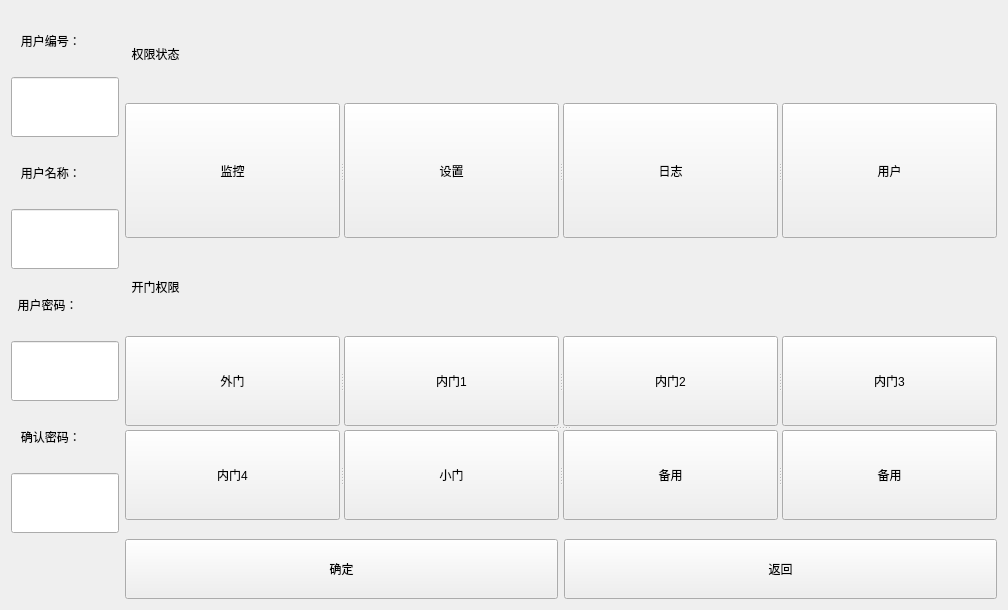
               <widget class="QWidget" name="page_14">
                <layout class="QGridLayout" name="gridLayout_17">
                 <item row="1" column="2">
                  <widget class="QPushButton" name="pushButton_39">
                   <property name="minimumSize">
                    <size>
                     <width>0</width>
                     <height>60</height>
                    </size>
                   </property>
                   <property name="text">
                    <string>返回</string>
                   </property>
                  </widget>
                 </item>
                 <item row="0" column="0">
                  <layout class="QVBoxLayout" name="verticalLayout_4">
                   <item>
                    <widget class="QLabel" name="label_12">
                     <property name="minimumSize">
                      <size>
                       <width>0</width>
                       <height>60</height>
                      </size>
                     </property>
                     <property name="maximumSize">
                      <size>
                       <width>350</width>
                       <height>60</height>
                      </size>
                     </property>
                     <property name="text">
                      <string>   用户编号：</string>
                     </property>
                     <property name="alignment">
                      <set>Qt::AlignLeading|Qt::AlignLeft|Qt::AlignVCenter</set>
                     </property>
                    </widget>
                   </item>
                   <item>
                    <widget class="QLineEdit" name="lineEdit_2">
                     <property name="minimumSize">
                      <size>
                       <width>0</width>
                       <height>60</height>
                      </size>
                     </property>
                     <property name="maximumSize">
                      <size>
                       <width>350</width>
                       <height>60</height>
                      </size>
                     </property>
                    </widget>
                   </item>
                   <item>
                    <widget class="QLabel" name="label_13">
                     <property name="minimumSize">
                      <size>
                       <width>0</width>
                       <height>60</height>
                      </size>
                     </property>
                     <property name="maximumSize">
                      <size>
                       <width>350</width>
                       <height>60</height>
                      </size>
                     </property>
                     <property name="text">
                      <string>   用户名称：</string>
                     </property>
                     <property name="alignment">
                      <set>Qt::AlignLeading|Qt::AlignLeft|Qt::AlignVCenter</set>
                     </property>
                    </widget>
                   </item>
                   <item>
                    <widget class="QLineEdit" name="lineEdit_3">
                     <property name="minimumSize">
                      <size>
                       <width>0</width>
                       <height>60</height>
                      </size>
                     </property>
                     <property name="maximumSize">
                      <size>
                       <width>350</width>
                       <height>60</height>
                      </size>
                     </property>
                    </widget>
                   </item>
                   <item>
                    <widget class="QLabel" name="label_14">
                     <property name="minimumSize">
                      <size>
                       <width>0</width>
                       <height>60</height>
                      </size>
                     </property>
                     <property name="maximumSize">
                      <size>
                       <width>350</width>
                       <height>60</height>
                      </size>
                     </property>
                     <property name="text">
                      <string>  用户密码：</string>
                     </property>
                     <property name="alignment">
                      <set>Qt::AlignLeading|Qt::AlignLeft|Qt::AlignVCenter</set>
                     </property>
                    </widget>
                   </item>
                   <item>
                    <widget class="QLineEdit" name="lineEdit_4">
                     <property name="minimumSize">
                      <size>
                       <width>0</width>
                       <height>60</height>
                      </size>
                     </property>
                     <property name="maximumSize">
                      <size>
                       <width>350</width>
                       <height>60</height>
                      </size>
                     </property>
                     <property name="echoMode">
                      <enum>QLineEdit::Password</enum>
                     </property>
                    </widget>
                   </item>
                   <item>
                    <widget class="QLabel" name="label_15">
                     <property name="minimumSize">
                      <size>
                       <width>0</width>
                       <height>60</height>
                      </size>
                     </property>
                     <property name="maximumSize">
                      <size>
                       <width>350</width>
                       <height>60</height>
                      </size>
                     </property>
                     <property name="text">
                      <string>   确认密码：</string>
                     </property>
                     <property name="alignment">
                      <set>Qt::AlignLeading|Qt::AlignLeft|Qt::AlignVCenter</set>
                     </property>
                    </widget>
                   </item>
                   <item>
                    <widget class="QLineEdit" name="lineEdit_5">
                     <property name="minimumSize">
                      <size>
                       <width>0</width>
                       <height>60</height>
                      </size>
                     </property>
                     <property name="maximumSize">
                      <size>
                       <width>350</width>
                       <height>60</height>
                      </size>
                     </property>
                     <property name="echoMode">
                      <enum>QLineEdit::Password</enum>
                     </property>
                    </widget>
                   </item>
                  </layout>
                 </item>
                 <item row="0" column="1" colspan="2">
                  <layout class="QVBoxLayout" name="verticalLayout_3">
                   <item>
                    <widget class="QLabel" name="label_16">
                     <property name="maximumSize">
                      <size>
                       <width>16777215</width>
                       <height>60</height>
                      </size>
                     </property>
                     <property name="text">
                      <string>  权限状态</string>
                     </property>
                     <property name="alignment">
                      <set>Qt::AlignLeading|Qt::AlignLeft|Qt::AlignVCenter</set>
                     </property>
                    </widget>
                   </item>
                   <item>
                    <widget class="QSplitter" name="splitter_5">
                     <property name="orientation">
                      <enum>Qt::Horizontal</enum>
                     </property>
                     <widget class="QPushButton" name="pushButton_24">
                      <property name="minimumSize">
                       <size>
                        <width>215</width>
                        <height>89</height>
                       </size>
                      </property>
                      <property name="maximumSize">
                       <size>
                        <width>16777215</width>
                        <height>135</height>
                       </size>
                      </property>
                      <property name="text">
                       <string>监控</string>
                      </property>
                     </widget>
                     <widget class="QPushButton" name="pushButton_28">
                      <property name="minimumSize">
                       <size>
                        <width>215</width>
                        <height>89</height>
                       </size>
                      </property>
                      <property name="maximumSize">
                       <size>
                        <width>16777215</width>
                        <height>135</height>
                       </size>
                      </property>
                      <property name="text">
                       <string>设置</string>
                      </property>
                     </widget>
                     <widget class="QPushButton" name="pushButton_29">
                      <property name="minimumSize">
                       <size>
                        <width>215</width>
                        <height>89</height>
                       </size>
                      </property>
                      <property name="maximumSize">
                       <size>
                        <width>16777215</width>
                        <height>135</height>
                       </size>
                      </property>
                      <property name="text">
                       <string>日志</string>
                      </property>
                     </widget>
                     <widget class="QPushButton" name="pushButton_30">
                      <property name="minimumSize">
                       <size>
                        <width>215</width>
                        <height>89</height>
                       </size>
                      </property>
                      <property name="maximumSize">
                       <size>
                        <width>16777215</width>
                        <height>135</height>
                       </size>
                      </property>
                      <property name="text">
                       <string>用户</string>
                      </property>
                     </widget>
                    </widget>
                   </item>
                   <item>
                    <widget class="QLabel" name="label_17">
                     <property name="maximumSize">
                      <size>
                       <width>16777215</width>
                       <height>60</height>
                      </size>
                     </property>
                     <property name="text">
                      <string>  开门权限</string>
                     </property>
                     <property name="alignment">
                      <set>Qt::AlignLeading|Qt::AlignLeft|Qt::AlignVCenter</set>
                     </property>
                    </widget>
                   </item>
                   <item>
                    <widget class="QSplitter" name="splitter_8">
                     <property name="orientation">
                      <enum>Qt::Vertical</enum>
                     </property>
                     <widget class="QSplitter" name="splitter_6">
                      <property name="orientation">
                       <enum>Qt::Horizontal</enum>
                      </property>
                      <widget class="QPushButton" name="pushButton_31">
                       <property name="minimumSize">
                        <size>
                         <width>215</width>
                         <height>89</height>
                        </size>
                       </property>
                       <property name="maximumSize">
                        <size>
                         <width>16777215</width>
                         <height>90</height>
                        </size>
                       </property>
                       <property name="text">
                        <string>外门</string>
                       </property>
                      </widget>
                      <widget class="QPushButton" name="pushButton_32">
                       <property name="minimumSize">
                        <size>
                         <width>215</width>
                         <height>89</height>
                        </size>
                       </property>
                       <property name="maximumSize">
                        <size>
                         <width>16777215</width>
                         <height>90</height>
                        </size>
                       </property>
                       <property name="text">
                        <string>内门1</string>
                       </property>
                      </widget>
                      <widget class="QPushButton" name="pushButton_33">
                       <property name="minimumSize">
                        <size>
                         <width>215</width>
                         <height>89</height>
                        </size>
                       </property>
                       <property name="maximumSize">
                        <size>
                         <width>16777215</width>
                         <height>90</height>
                        </size>
                       </property>
                       <property name="text">
                        <string>内门2</string>
                       </property>
                      </widget>
                      <widget class="QPushButton" name="pushButton_34">
                       <property name="minimumSize">
                        <size>
                         <width>215</width>
                         <height>89</height>
                        </size>
                       </property>
                       <property name="maximumSize">
                        <size>
                         <width>16777215</width>
                         <height>90</height>
                        </size>
                       </property>
                       <property name="text">
                        <string>内门3</string>
                       </property>
                      </widget>
                     </widget>
                     <widget class="QSplitter" name="splitter_7">
                      <property name="minimumSize">
                       <size>
                        <width>215</width>
                        <height>0</height>
                       </size>
                      </property>
                      <property name="orientation">
                       <enum>Qt::Horizontal</enum>
                      </property>
                      <widget class="QPushButton" name="pushButton_35">
                       <property name="minimumSize">
                        <size>
                         <width>215</width>
                         <height>89</height>
                        </size>
                       </property>
                       <property name="maximumSize">
                        <size>
                         <width>16777215</width>
                         <height>90</height>
                        </size>
                       </property>
                       <property name="text">
                        <string>内门4</string>
                       </property>
                      </widget>
                      <widget class="QPushButton" name="pushButton_36">
                       <property name="minimumSize">
                        <size>
                         <width>215</width>
                         <height>89</height>
                        </size>
                       </property>
                       <property name="maximumSize">
                        <size>
                         <width>16777215</width>
                         <height>90</height>
                        </size>
                       </property>
                       <property name="text">
                        <string>小门</string>
                       </property>
                      </widget>
                      <widget class="QPushButton" name="pushButton_38">
                       <property name="minimumSize">
                        <size>
                         <width>215</width>
                         <height>89</height>
                        </size>
                       </property>
                       <property name="maximumSize">
                        <size>
                         <width>16777215</width>
                         <height>90</height>
                        </size>
                       </property>
                       <property name="text">
                        <string>备用</string>
                       </property>
                      </widget>
                      <widget class="QPushButton" name="pushButton_37">
                       <property name="minimumSize">
                        <size>
                         <width>215</width>
                         <height>89</height>
                        </size>
                       </property>
                       <property name="maximumSize">
                        <size>
                         <width>16777215</width>
                         <height>90</height>
                        </size>
                       </property>
                       <property name="text">
                        <string>备用</string>
                       </property>
                      </widget>
                     </widget>
                    </widget>
                   </item>
                  </layout>
                 </item>
                 <item row="1" column="1">
                  <widget class="QPushButton" name="pushButton_40">
                   <property name="minimumSize">
                    <size>
                     <width>0</width>
                     <height>60</height>
                    </size>
                   </property>
                   <property name="text">
                    <string>确定</string>
                   </property>
                  </widget>
                 </item>
                </layout>
               </widget>
